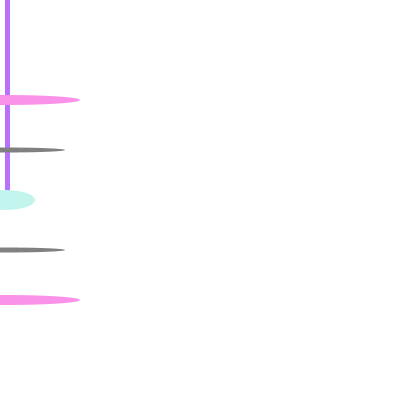
Frame 1 (no input)
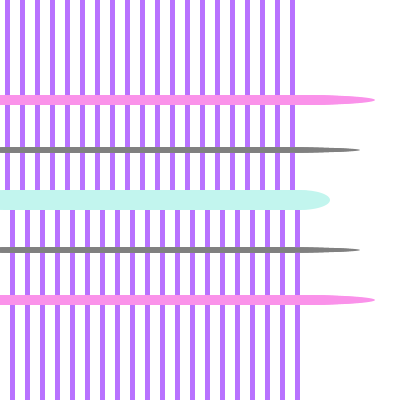
Frame 60 (the mouse pressed at the canvas centre just before this capture)
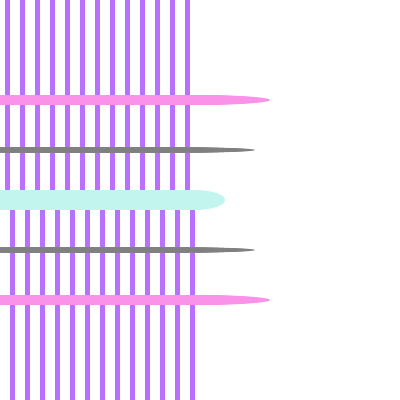
Frame 120 (the mouse held since frame 60 and released just before this capture)

The Processing sketch that drew these frames (run headless with seeded random() and noise(); from frame 60 on, the mouse is pressed at the canvas centre):

// Processing sketch: processing_11542
// ── processing_11542.pde

//ejemplo de modulo con funciones
//chris kairalla

//contador aumenta en 1 cada loop
int counter = 0;
//determina cuatos niveles mas abajo deberan contarse antes de dibujar el otro rect 
int repeat = 3;
//posicion x de rect
int x = 0;
//posicion y de rect
int y = 0;
//ancho de rect
int lineWidth = 5;
//alto de rect
int lineHeight = 200;


void setup(){
 size(400, 400);
background(255); 
frameRate(20);
}

void draw(){  

  int multNumber = modulo(counter, repeat);
  moveLine(multNumber);
  //dibuja rect
  noStroke();
  fill(184,113,255);
  rect(x, y, lineWidth, lineHeight);
  fill(194,245,238);
ellipse(x,200,60,20);
 fill(250,146,234);
 
  ellipse(x,100,150,10);
  ellipse(x,300,150,10);
  fill(128,128,128);
  ellipse(x,150,120,5);
  ellipse(x,250,120,5);
  
 
  //resetea si la linea se queda en el ancho de la pantalla 
  
    if (x > width){
    resetValues();
  }
  increaseCounter();
}

//funcion que devuelve el modulo de dos numeros 
int modulo(int ctr, int _repeat){
 int m = ctr % _repeat;
 return m; 
}

//mueve el rect a la prox posicion 
void moveLine(int multNumber){
   //coloca el siguiente rect justo abajo del ultimo
  y = lineHeight * multNumber;
    //mueve el siguiente rect a la derecha del ultimo rect 
  x += lineWidth; 
}

void increaseCounter(){
   //aumenta contador. Este puede aumentar lo que quiera, y
  //modulo siempre sera un ciclo arriba para repetir el valor 
  counter ++; 
}

void resetValues(){
   background(255);
   x = 0;
   y = 0; 
}
